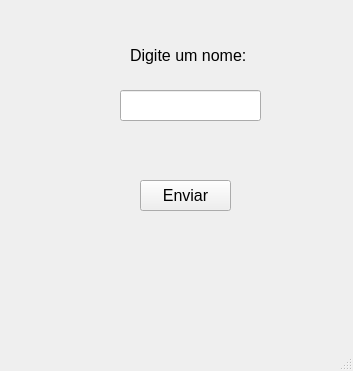
<?xml version="1.0" encoding="UTF-8"?>
<ui version="4.0">
 <class>MainWindow</class>
 <widget class="QMainWindow" name="MainWindow">
  <property name="geometry">
   <rect>
    <x>0</x>
    <y>0</y>
    <width>353</width>
    <height>371</height>
   </rect>
  </property>
  <property name="windowTitle">
   <string>MainWindow</string>
  </property>
  <widget class="QWidget" name="centralwidget">
   <widget class="QLabel" name="label">
    <property name="geometry">
     <rect>
      <x>130</x>
      <y>40</y>
      <width>121</width>
      <height>31</height>
     </rect>
    </property>
    <property name="font">
     <font>
      <pointsize>12</pointsize>
     </font>
    </property>
    <property name="text">
     <string>Digite um nome:</string>
    </property>
   </widget>
   <widget class="QLineEdit" name="lineEdit">
    <property name="geometry">
     <rect>
      <x>120</x>
      <y>90</y>
      <width>141</width>
      <height>31</height>
     </rect>
    </property>
   </widget>
   <widget class="QPushButton" name="pushButton">
    <property name="geometry">
     <rect>
      <x>140</x>
      <y>180</y>
      <width>91</width>
      <height>31</height>
     </rect>
    </property>
    <property name="font">
     <font>
      <pointsize>12</pointsize>
     </font>
    </property>
    <property name="text">
     <string>Enviar</string>
    </property>
   </widget>
  </widget>
  <widget class="QMenuBar" name="menubar">
   <property name="geometry">
    <rect>
     <x>0</x>
     <y>0</y>
     <width>353</width>
     <height>21</height>
    </rect>
   </property>
  </widget>
  <widget class="QStatusBar" name="statusbar"/>
 </widget>
 <resources/>
 <connections/>
</ui>
